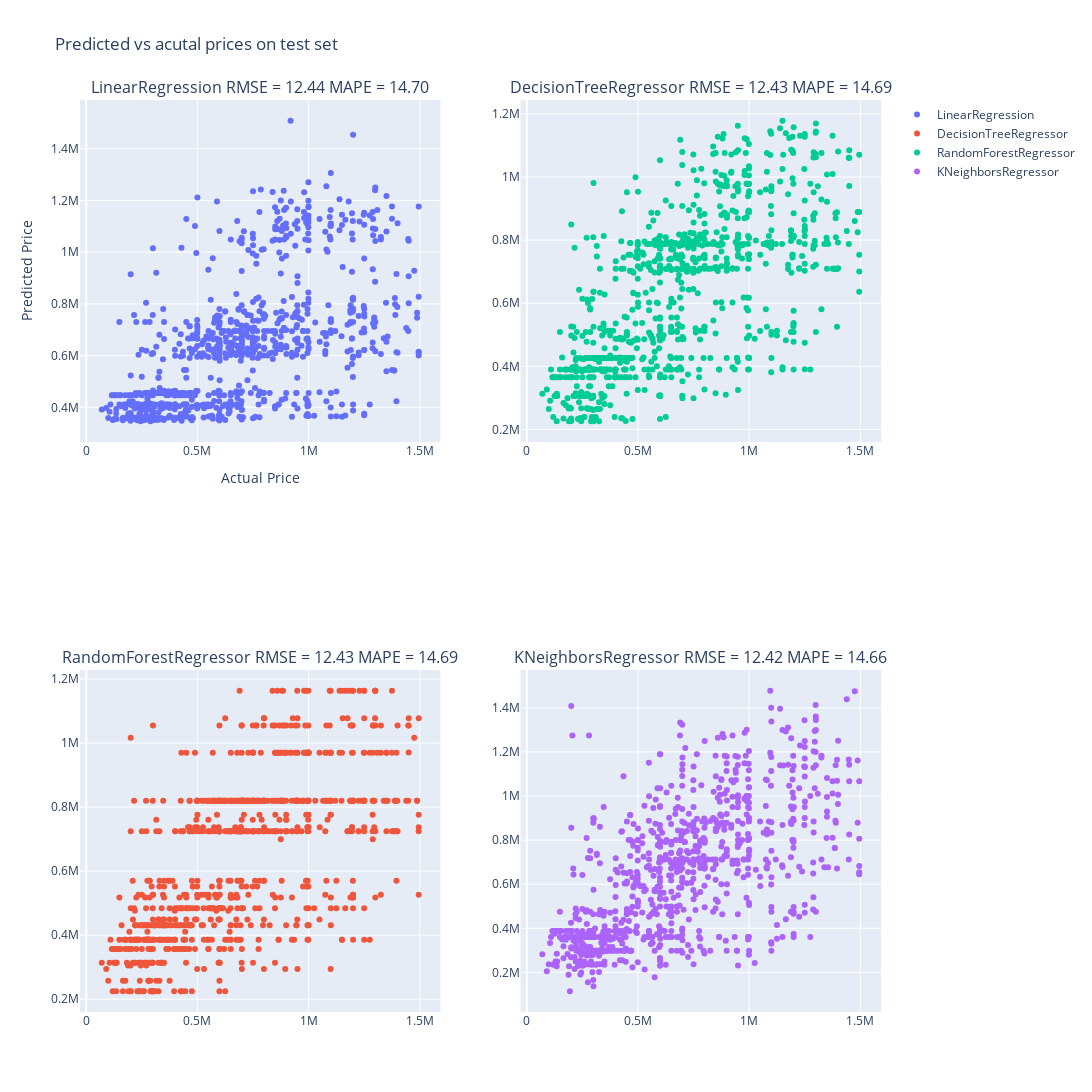

Source (notebook cell):
### Code cell
y_test = np.exp(y_scaler.inverse_transform(y_test.reshape(-1, 1)))

fig = make_subplots(rows=2, cols=2  , subplot_titles=[f"{result['model_name']} RMSE = {result['test_rmse']:.2f} MAPE = {result['test_mape']:.2f}" for result in results])

row_idx = 1
col_idx = 1

for _ , result in enumerate(results):
    
    if row_idx > 2:
        row_idx = 1
        col_idx += 1
    
    y_test_pred = np.exp(result['y_test_pred'])

    fig.add_trace(go.Scatter(x=y_test.ravel(), y=y_test_pred.ravel(), mode='markers' , name = result['model_name']),
              row=row_idx, col=col_idx)
    
    row_idx += 1


fig.update_layout(
    xaxis_title="Actual Price",
    yaxis_title="Predicted Price",
    height=1200,  
    width=1300,  
    title_text="Predicted vs acutal prices on test set"
)


fig.show()

### Figure 1 — Plotly figure (JSON) as saved in the notebook; plotly's stock layout.template omitted (floating-point values rounded to 4 significant figures; data arrays with more than 128 entries replaced by an {"elided": "..."} marker saying what was removed)
{"data": [{"mode": "markers", "name": "LinearRegression", "type": "scatter", "x": {"elided": "902 float values"}, "xaxis": "x", "y": {"elided": "902 float values"}, "yaxis": "y"}, {"mode": "markers", "name": "DecisionTreeRegressor", "type": "scatter", "x": {"elided": "902 float values"}, "xaxis": "x3", "y": {"elided": "902 float values"}, "yaxis": "y3"}, {"mode": "markers", "name": "RandomForestRegressor", "type": "scatter", "x": {"elided": "902 float values"}, "xaxis": "x2", "y": {"elided": "902 float values"}, "yaxis": "y2"}, {"mode": "markers", "name": "KNeighborsRegressor", "type": "scatter", "x": {"elided": "902 float values"}, "xaxis": "x4", "y": {"elided": "902 float values"}, "yaxis": "y4"}], "layout": {"annotations": [{"font": {"size": 16}, "showarrow": false, "text": "LinearRegression RMSE = 12.44 MAPE = 14.70", "x": 0.225, "xanchor": "center", "xref": "paper", "y": 1, "yanchor": "bottom", "yref": "paper"}, {"font": {"size": 16}, "showarrow": false, "text": "DecisionTreeRegressor RMSE = 12.43 MAPE = 14.69", "x": 0.775, "xanchor": "center", "xref": "paper", "y": 1, "yanchor": "bottom", "yref": "paper"}, {"font": {"size": 16}, "showarrow": false, "text": "RandomForestRegressor RMSE = 12.43 MAPE = 14.69", "x": 0.225, "xanchor": "center", "xref": "paper", "y": 0.375, "yanchor": "bottom", "yref": "paper"}, {"font": {"size": 16}, "showarrow": false, "text": "KNeighborsRegressor RMSE = 12.42 MAPE = 14.66", "x": 0.775, "xanchor": "center", "xref": "paper", "y": 0.375, "yanchor": "bottom", "yref": "paper"}], "height": 1200, "title": {"text": "Predicted vs acutal prices on test set"}, "width": 1300, "xaxis": {"anchor": "y", "domain": [0, 0.45], "title": {"text": "Actual Price"}}, "xaxis2": {"anchor": "y2", "domain": [0.55, 1]}, "xaxis3": {"anchor": "y3", "domain": [0, 0.45]}, "xaxis4": {"anchor": "y4", "domain": [0.55, 1]}, "yaxis": {"anchor": "x", "domain": [0.625, 1], "title": {"text": "Predicted Price"}}, "yaxis2": {"anchor": "x2", "domain": [0.625, 1]}, "yaxis3": {"anchor": "x3", "domain": [0, 0.375]}, "yaxis4": {"anchor": "x4", "domain": [0, 0.375]}}}
